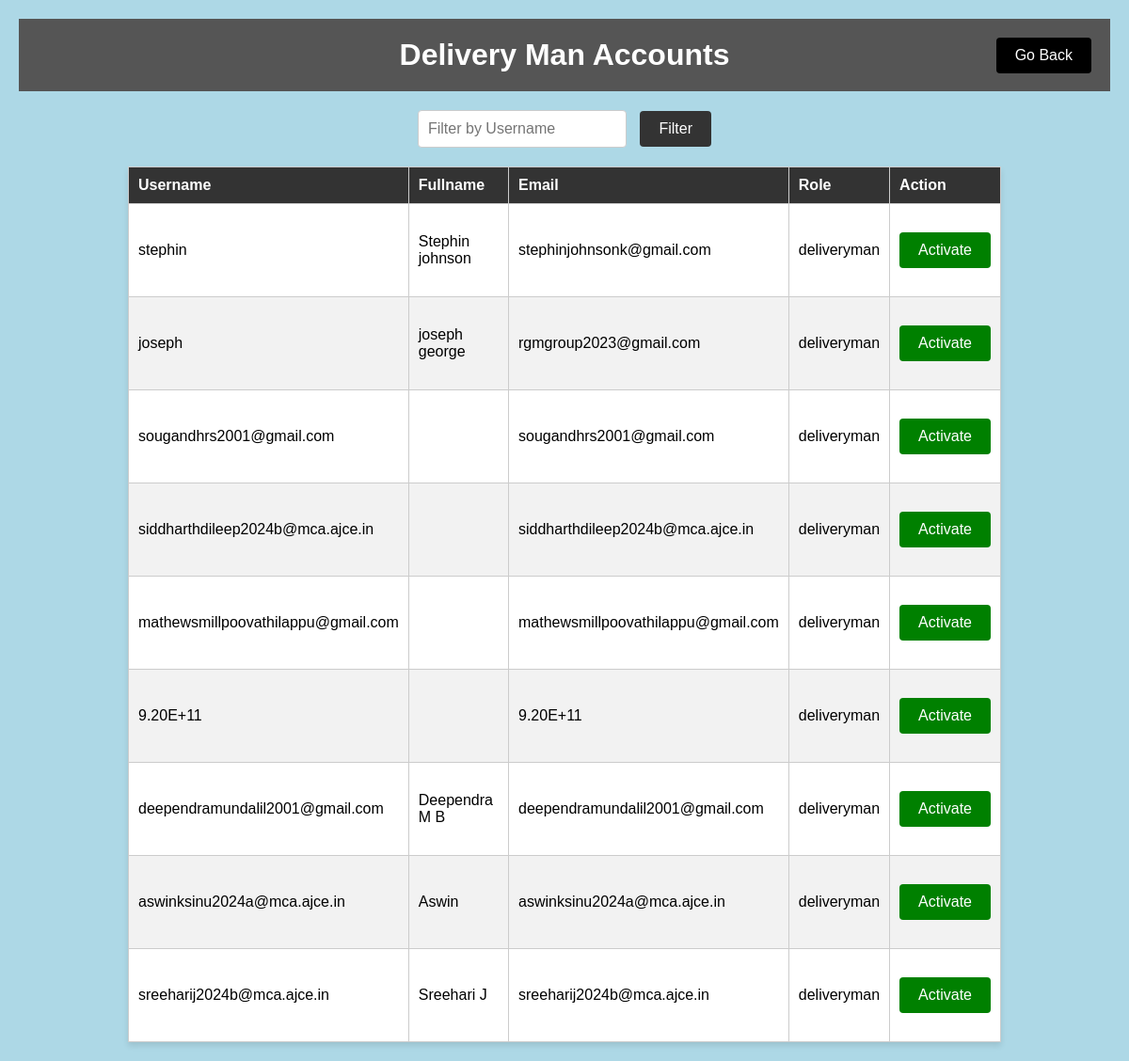
Before: /admin_dashboard/deliveryman.html with the older database file.
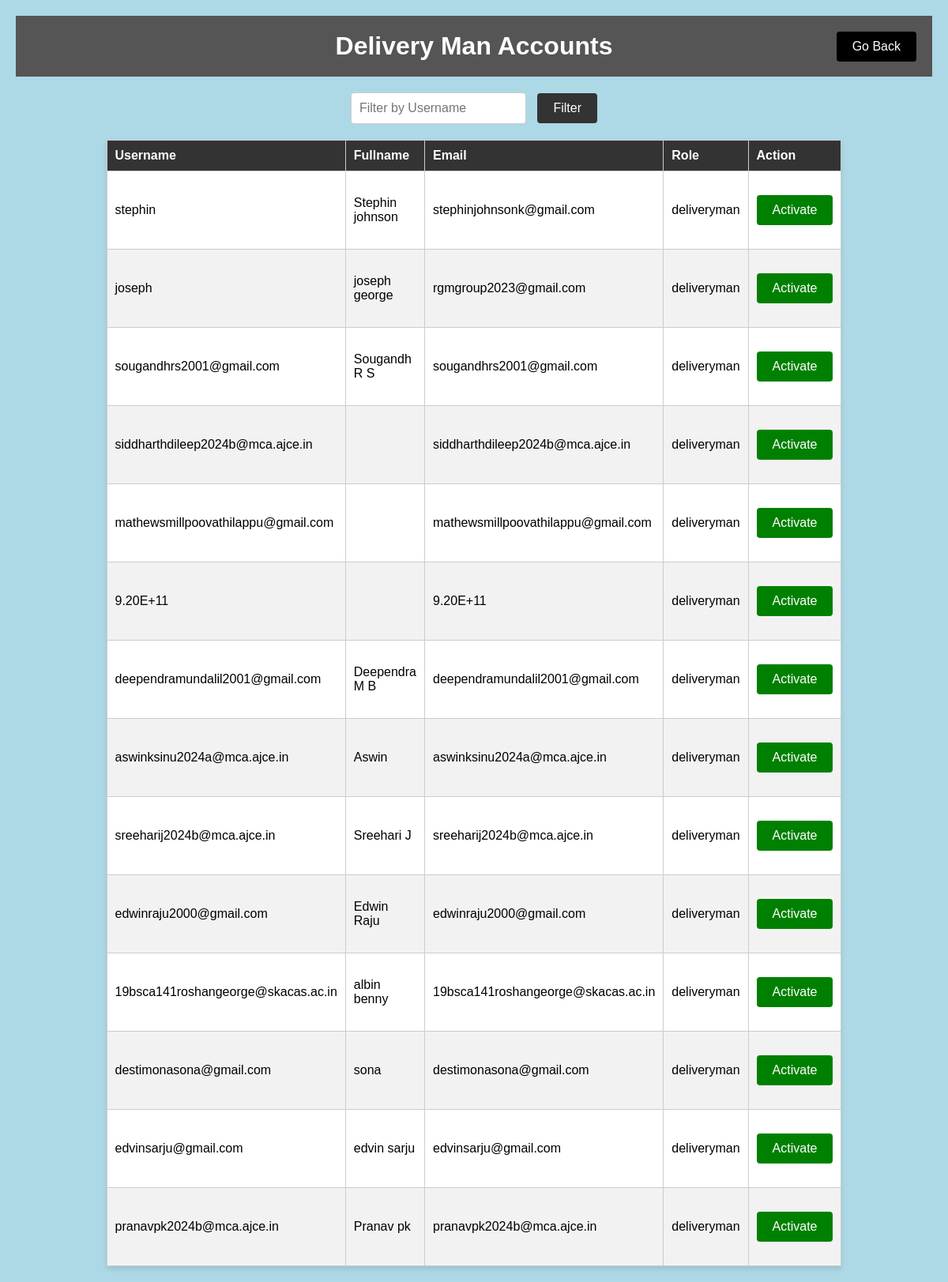
After: the same page with the newer database file.
### aapmapp/models.py (models this page shows, shortened)
class dealer(AbstractUser):
    email = models.EmailField(unique=True)
    fullname = models.TextField(max_length=100, default="")
    role = models.TextField(max_length=100, default="")

### aapmapp/views.py (the view)
# urls.py: path('admin_dashboard/deliveryman.html', views.deliveryman,name='deliveryman'),
def deliveryman(request):
    deliverymen = dealer.objects.filter(role='deliveryman')
    context = {
        'deliverymen': deliverymen,
    }
    return render(request, 'deliveryman.html', context)

### aapmapp/templates/deliveryman.html (shortened to what this page needs)
<!DOCTYPE html>
<html lang="en">
<head>
</head>
<body>
    <div class="content">
        <div class="header">
            <h1>Delivery Man Accounts</h1>
            <button id="go-back" onclick="goBack()">Go Back</button>
        </div>
        <form method="GET">
            <input type="text" name="username_filter" placeholder="Filter by Username">
            <button type="submit">Filter</button>
        </form>
        <table>
            <thead>
                <tr>
                    <th>Username</th>
                    <th>Fullname</th>
                    <th>Email</th>
                    <th>Role</th>
                    <th>Action</th>
                </tr>
            </thead>
            <tbody>
                {% for deliveryman in deliverymen %}
                <tr>
                    <td>{{ deliveryman.username }}</td>
                    <td>{{ deliveryman.fullname }}</td>
                    <td>{{ deliveryman.email }}</td>
                    <td>{{ deliveryman.role }}</td>
                    <td>
                        {% if dealer.is_active %}
                        <form method="post" action="{% url 'deactivate_user' deliveryman.id %}">
                            {% csrf_token %}
                            <button type="submit" style="background-color: red; color: white;">Deactivate</button>
                        </form>
                        {% else %}
                        <form method="post" action="{% url 'activate_user' deliveryman.id %}">
                            <button type="submit" style="background-color: green; color: white;">Activate</button>
                        </form>
                        {% endif %}
                    </td>
                </tr>
                {% empty %}
                <tr>
                    <td colspan="4">No deliveryman available.</td>
                </tr>
                {% endfor %}
            </tbody>
        </table>
    </div>
</body>
</html>

Changed rows visible on the page:
changed dealer "sougandhrs2001@gmail.com": fullname (not shown) → "Sougandh R S"
added dealer: username "edwinraju2000@gmail.com", fullname "Edwin Raju", email "edwinraju2000@gmail.com", role "deliveryman"
added dealer: username "19bsca141roshangeorge@skacas.ac.in", fullname "albin benny", email "19bsca141roshangeorge@skacas.ac.in", role "deliveryman"
added dealer: username "destimonasona@gmail.com", fullname "sona", email "destimonasona@gmail.com", role "deliveryman"
added dealer: username "edvinsarju@gmail.com", fullname "edvin sarju", email "edvinsarju@gmail.com", role "deliveryman"
added dealer: username "pranavpk2024b@mca.ajce.in", fullname "Pranav pk", email "pranavpk2024b@mca.ajce.in", role "deliveryman"
